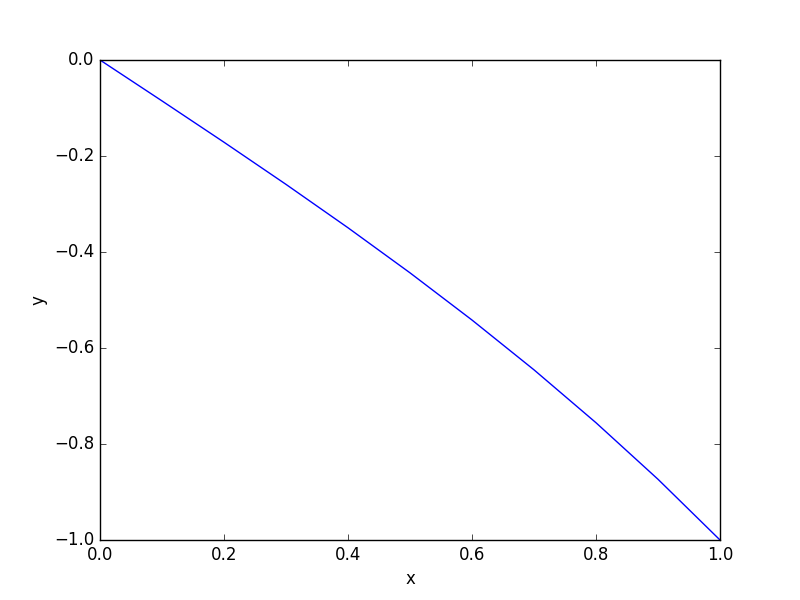

Reproduce this figure in Python.
import matplotlib.pyplot as plt
import numpy as np

def f1(x, p ,q):
    return q

def f2(x, p, q):
    return p

def runge_kutta_4(x, p, q, h):
    u = np.vstack((p,q))
    
    for i in range(len(p)-1):
        k1 = np.array((f1(x[i], p[i], q[i]), f2(x[i], p[i], q[i])))
        k2 = np.array((f1(x[i] + 0.5*h, p[i] + k1[0]*h*0.5, q[i] + k1[1]*h*0.5 ), f2(x[i] + 0.5*h, p[i] + k1[0]*h*0.5, q[i] + k1[1]*h*0.5 )))
        k3 = np.array((f1(x[i] + 0.5*h, p[i] + k2[0]*h*0.5, q[i] + k2[1]*h*0.5 ), f2(x[i] + 0.5*h, p[i] + k2[0]*h*0.5, q[i] + k2[1]*h*0.5 )))
        k4 = np.array((f1(x[i] + h, p[i] + k3[0]*h, q[i] + k3[1]*h ), f2(x[i] + h, p[i] + k3[0]*h, q[i] + k3[1]*h )))
        u[:,i+1] = u[:,i] + (h/6.0) * (k1 + 2*k2 + 2*k3 + k4)
        p = u[0]
        q = u[1]
    return p,q

def bvp(ya, yb, a0, a1, start, end, h, conv_threshold):
    x = np.linspace(start, end, int((end - start)/(1.0 * h) +1) )
    p = x.copy()
    q = x.copy()
    p[0] = ya   
    
    while abs(a0 - a1) > conv_threshold:
        q[0] = a0
        p, q = runge_kutta_4(x, p, q, h)
        y0 = p[-1]
        q[0] = a1
        p, q = runge_kutta_4(x, p , q, h)
        y1 = p[-1]
        
        a2 = a0 - (a1 - a0)*(y0 - yb)/(1.0*(y1 - y0))
        a0 = a1
        a1 = a2
    print "Alpha has converged to %s" % (a0)
    print '\nx is \t %s' % x
    print 'y is \t %s' % p
    print 'dy/dx is %s' % q
    plt.ylabel('y')
    plt.xlabel('x')
    plt.plot(x, p)
    plt.show()
    
def main():
    bvp(0, -1, 0.3, 0.4, 0, 1, 0.1, 0.0001)  

main()
